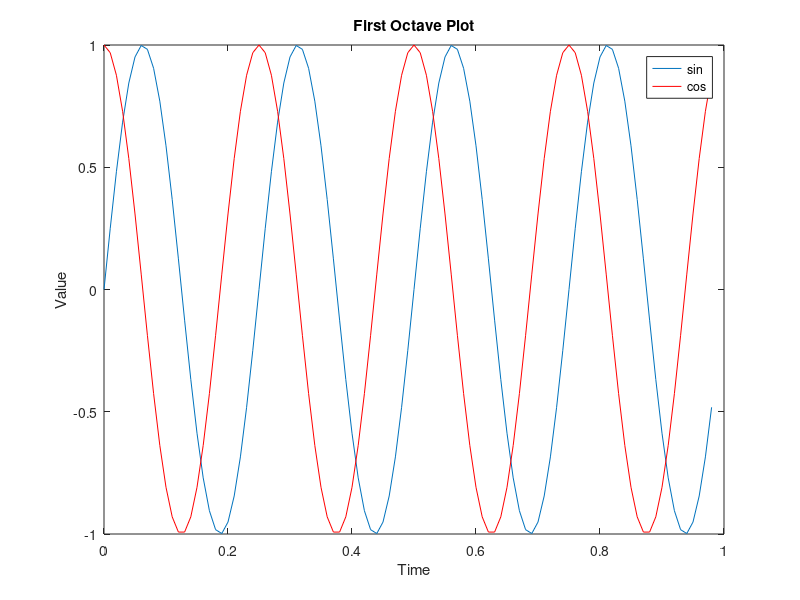
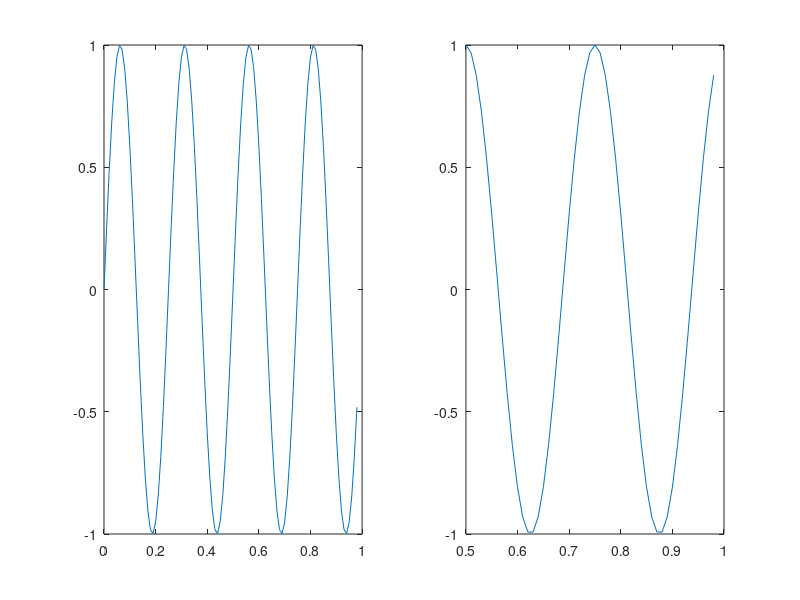
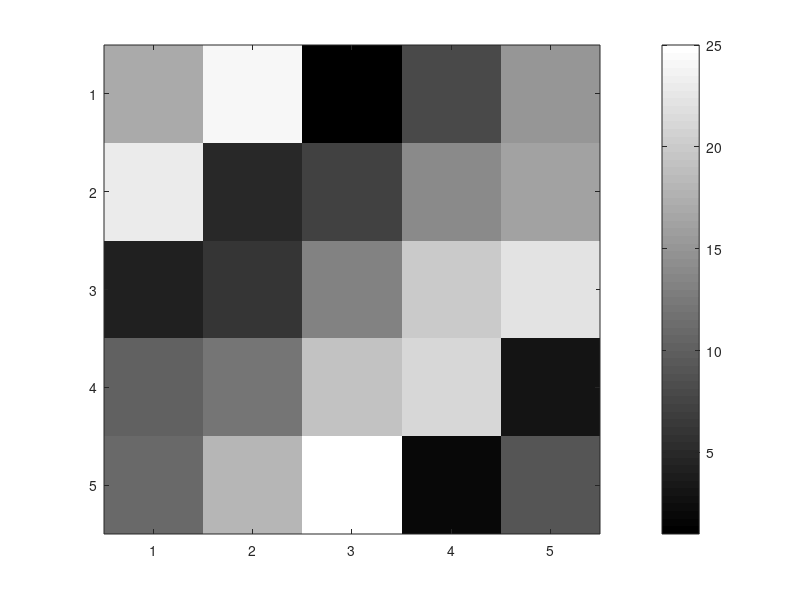
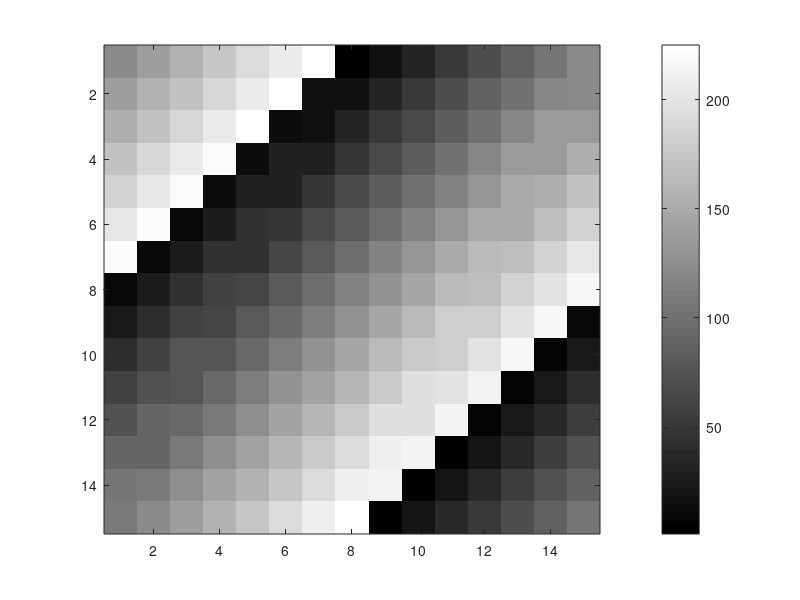

The MATLAB script that drew these images, in order:
% ----- PLOTTING DATA ON OCTAVE -----
t=[0:.01:.98];
y1=sin(2*pi*4*t);
y2=cos(2*pi*4*t);
plot(t, y1);
hold on;
plot(t, y2, 'r'); 
xlabel('Time');
ylabel('Value');
legend('sin', 'cos');
title('First Octave Plot');

% ----- saving file -----
% cd 'C:\Users\thiagoPanini\Desktop' change directory if needed
print -dpng 'myFirstOctavePlot.png'

% ----- figure() -----
figure(2); plot(t, y1);
figure(3); plot(t, y2);

% ----- subplot(grid_row, grid_col, element_selected) -----
figure(4);
subplot(1, 2, 1); % divides plot a 1x2 grid and access the first element
plot(t, y1);
subplot(1, 2, 2); % access the second element
plot(t, y2);
axis([.5 1 -1 1])
print -dpng 'subplots_sin_cos.png'

% ----- colorbar -----
figure(5);
A = magic(5);
imagesc(A), colorbar, colormap gray;
print -dpng 'imagesc_colormap_magic5.png'

figure(6)
imagesc(magic(15)), colorbar, colormap gray;
print -dpng 'imagesc_colormap_magic15.png'